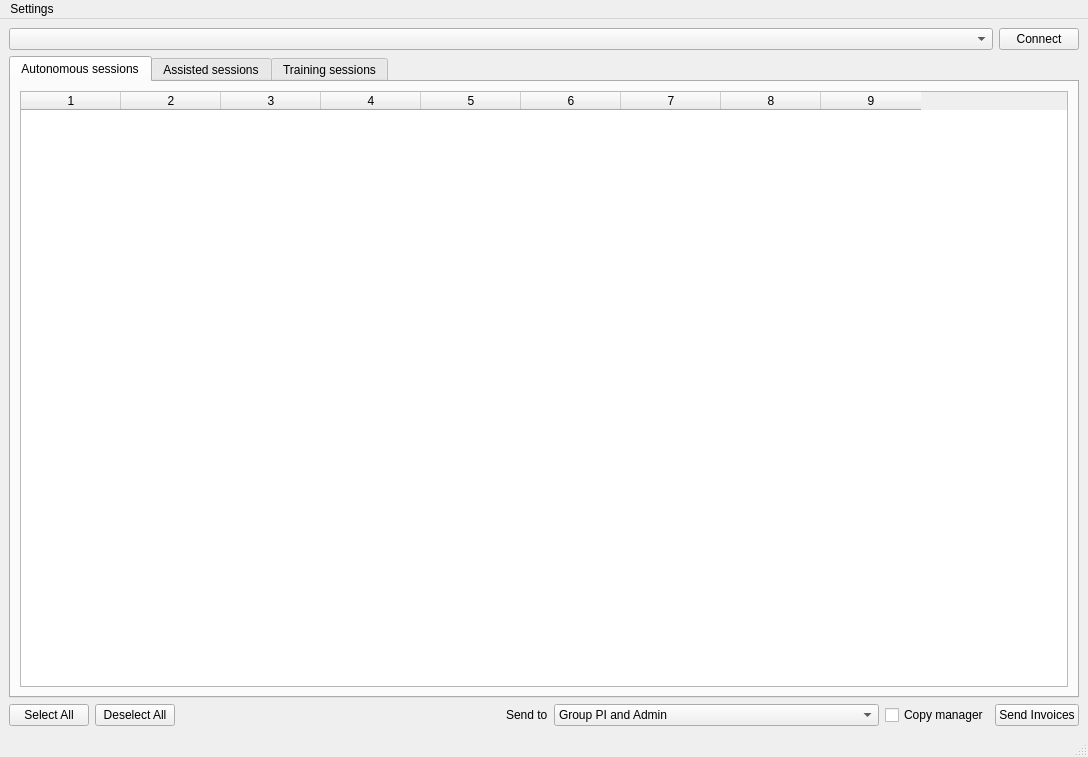
<?xml version="1.0" encoding="UTF-8"?>
<ui version="4.0">
 <class>MainWindow</class>
 <widget class="QMainWindow" name="MainWindow">
  <property name="geometry">
   <rect>
    <x>0</x>
    <y>0</y>
    <width>1088</width>
    <height>757</height>
   </rect>
  </property>
  <property name="windowTitle">
   <string>MainWindow</string>
  </property>
  <widget class="QWidget" name="centralwidget">
   <layout class="QGridLayout" name="gridLayout_2">
    <item row="0" column="0">
     <layout class="QHBoxLayout" name="horizontalLayout">
      <item>
       <widget class="QComboBox" name="reference_combo">
        <property name="sizePolicy">
         <sizepolicy hsizetype="Expanding" vsizetype="Fixed">
          <horstretch>0</horstretch>
          <verstretch>0</verstretch>
         </sizepolicy>
        </property>
       </widget>
      </item>
      <item>
       <widget class="QPushButton" name="connect_button">
        <property name="text">
         <string>Connect</string>
        </property>
       </widget>
      </item>
     </layout>
    </item>
    <item row="1" column="0">
     <widget class="QTabWidget" name="tabWidget">
      <property name="enabled">
       <bool>true</bool>
      </property>
      <property name="currentIndex">
       <number>0</number>
      </property>
      <property name="tabsClosable">
       <bool>false</bool>
      </property>
      <widget class="QWidget" name="autonomous_tab">
       <attribute name="title">
        <string>Autonomous sessions</string>
       </attribute>
       <layout class="QGridLayout" name="gridLayout">
        <item row="0" column="0">
         <widget class="QTableWidget" name="auto_table">
          <property name="verticalScrollBarPolicy">
           <enum>Qt::ScrollBarAsNeeded</enum>
          </property>
          <property name="sizeAdjustPolicy">
           <enum>QAbstractScrollArea::AdjustToContents</enum>
          </property>
          <property name="selectionMode">
           <enum>QAbstractItemView::SingleSelection</enum>
          </property>
          <property name="selectionBehavior">
           <enum>QAbstractItemView::SelectRows</enum>
          </property>
          <property name="columnCount">
           <number>9</number>
          </property>
          <column/>
          <column/>
          <column/>
          <column/>
          <column/>
          <column/>
          <column/>
          <column/>
          <column/>
         </widget>
        </item>
       </layout>
      </widget>
      <widget class="QWidget" name="assisted_tab">
       <attribute name="title">
        <string>Assisted sessions</string>
       </attribute>
       <layout class="QGridLayout" name="gridLayout_3">
        <item row="0" column="0">
         <widget class="QTableWidget" name="assist_table">
          <property name="verticalScrollBarPolicy">
           <enum>Qt::ScrollBarAsNeeded</enum>
          </property>
          <property name="sizeAdjustPolicy">
           <enum>QAbstractScrollArea::AdjustToContents</enum>
          </property>
          <property name="selectionMode">
           <enum>QAbstractItemView::SingleSelection</enum>
          </property>
          <property name="selectionBehavior">
           <enum>QAbstractItemView::SelectRows</enum>
          </property>
          <property name="columnCount">
           <number>9</number>
          </property>
          <column/>
          <column/>
          <column/>
          <column/>
          <column/>
          <column/>
          <column/>
          <column/>
          <column/>
         </widget>
        </item>
       </layout>
      </widget>
      <widget class="QWidget" name="training_tab">
       <attribute name="title">
        <string>Training sessions</string>
       </attribute>
       <layout class="QGridLayout" name="gridLayout_4">
        <item row="0" column="0">
         <widget class="QTableWidget" name="train_table">
          <property name="verticalScrollBarPolicy">
           <enum>Qt::ScrollBarAsNeeded</enum>
          </property>
          <property name="sizeAdjustPolicy">
           <enum>QAbstractScrollArea::AdjustToContents</enum>
          </property>
          <property name="selectionMode">
           <enum>QAbstractItemView::SingleSelection</enum>
          </property>
          <property name="selectionBehavior">
           <enum>QAbstractItemView::SelectRows</enum>
          </property>
          <property name="columnCount">
           <number>9</number>
          </property>
          <column/>
          <column/>
          <column/>
          <column/>
          <column/>
          <column/>
          <column/>
          <column/>
          <column/>
         </widget>
        </item>
       </layout>
      </widget>
     </widget>
    </item>
    <item row="2" column="0">
     <layout class="QHBoxLayout" name="horizontalLayout_2">
      <item>
       <widget class="QPushButton" name="select_btn">
        <property name="text">
         <string>Select All</string>
        </property>
       </widget>
      </item>
      <item>
       <widget class="QPushButton" name="deselect_btn">
        <property name="text">
         <string>Deselect All</string>
        </property>
       </widget>
      </item>
      <item>
       <spacer name="horizontalSpacer">
        <property name="orientation">
         <enum>Qt::Horizontal</enum>
        </property>
        <property name="sizeHint" stdset="0">
         <size>
          <width>40</width>
          <height>20</height>
         </size>
        </property>
       </spacer>
      </item>
      <item>
       <widget class="QLabel" name="label">
        <property name="text">
         <string>Send to</string>
        </property>
       </widget>
      </item>
      <item>
       <widget class="QComboBox" name="sendto_combo">
        <property name="sizePolicy">
         <sizepolicy hsizetype="Expanding" vsizetype="Fixed">
          <horstretch>0</horstretch>
          <verstretch>0</verstretch>
         </sizepolicy>
        </property>
        <item>
         <property name="text">
          <string>Group PI and Admin</string>
         </property>
        </item>
        <item>
         <property name="text">
          <string>Group Admin only</string>
         </property>
        </item>
       </widget>
      </item>
      <item>
       <widget class="QCheckBox" name="copy_chk">
        <property name="text">
         <string>Copy manager</string>
        </property>
       </widget>
      </item>
      <item>
       <widget class="QPushButton" name="email_button">
        <property name="text">
         <string>Send Invoices</string>
        </property>
       </widget>
      </item>
     </layout>
    </item>
   </layout>
  </widget>
  <widget class="QMenuBar" name="menubar">
   <property name="geometry">
    <rect>
     <x>0</x>
     <y>0</y>
     <width>1088</width>
     <height>21</height>
    </rect>
   </property>
   <widget class="QMenu" name="menuSettings">
    <property name="title">
     <string>Settings</string>
    </property>
    <addaction name="actionGeneral"/>
    <addaction name="actionPPMS"/>
    <addaction name="actionEmail"/>
    <addaction name="actionFacility"/>
    <addaction name="actionInvoice_template"/>
   </widget>
   <addaction name="menuSettings"/>
  </widget>
  <widget class="QStatusBar" name="statusbar"/>
  <action name="actionPPMS">
   <property name="text">
    <string>PPMS</string>
   </property>
  </action>
  <action name="actionEmail">
   <property name="text">
    <string>Email</string>
   </property>
  </action>
  <action name="actionInvoice_template">
   <property name="text">
    <string>Invoice template</string>
   </property>
  </action>
  <action name="actionFacility">
   <property name="text">
    <string>Facility</string>
   </property>
  </action>
  <action name="actionGeneral">
   <property name="text">
    <string>General</string>
   </property>
  </action>
 </widget>
 <resources/>
 <connections/>
</ui>
